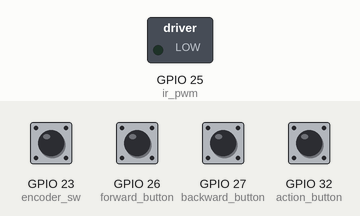
A program run on a simulated ESP32 board running MicroPython. On the bench: switched loads named in the program (green lamp = pin HIGH). Dashed ring = blinking. The test bench sets the inputs (shaded band); at power-on: GPIO 23 (encoder_sw), GPIO 26 (forward_button), GPIO 27 (backward_button), GPIO 32 (action_button) HIGH. What the program prints to the serial console is not drawn.

Above: at 0.96 s.
1.3 s: GPIO 26 (forward_button) pulled LOW for 0.15 s
4.3 s: GPIO 27 (backward_button) pulled LOW for 0.15 s
7.3 s: GPIO 32 (action_button) pulled LOW for 0.15 s
Timing chart, 0 to 14.4 s (numbered marks = the images above; inputs shaded):
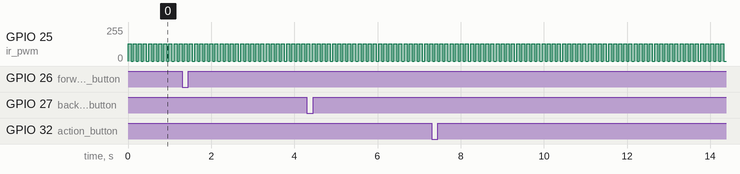

The program:

button_encoder_remote.py
```python
"""
ESP32 Button + Rotary Encoder IR Transmitter
=============================================

Hardware:
    ESP-WROOM-32 development board
    Forward button  (momentary push button)
    Backward button (momentary push button)
    Action button   (momentary push button - spare, "just in case")
    Rotary encoder (KY-040 style: CLK + DT, quadrature)
    38 kHz IR transmitter module

Wiring:
    Forward button  -> ESP32 GPIO 26, other leg -> GND
    Backward button -> ESP32 GPIO 27, other leg -> GND
    Action button   -> ESP32 GPIO 32, other leg -> GND

    Encoder CLK -> ESP32 GPIO 18
    Encoder DT  -> ESP32 GPIO 19
    Encoder SW  -> ESP32 GPIO 23
    Encoder GND -> ESP32 GND
    Encoder +   -> ESP32 3V3

    IR module GND -> ESP32 GND
    IR module VCC -> ESP32 3V3
    IR module SIG -> ESP32 GPIO 25

Buttons use the ESP32's internal pull-up resistor, so:

    Not pressed -> pin reads 1
    Pressed     -> pin reads 0 (button connects the pin to GND)

Steering model:
    Forward/backward are simple on/off, like a button.
    Steering is continuous: turning the knob adds or subtracts from a
    "steering" value on every detent (click) of the encoder. That value
    is meant to become either a servo angle or a left/right wheel speed
    differential once a receiver exists - this transmitter just reports
    the number, it doesn't decide what it means.

    A rotary encoder only reports movement, not absolute position, so
    steering can drift off-center over many turns with no way back
    except manually counter-turning. Pressing the encoder's SW button
    snaps steering back to STEERING_CENTER.

Because steering is now a value instead of a single command, the IR
frame carries two fields instead of one - see SECTION 9.

This program is intentionally kept in one file for teaching.

Later, its sections could be separated into:

    config.py      Pin numbers and adjustable settings
    commands.py    Command definitions
    buttons.py     Button reading
    encoder.py     Rotary encoder reading
    ir_tx.py       Infrared transmission
    main.py        Main control loop

For now, keeping everything together makes the execution flow easier
to see and reduces the number of files students must mentally track.
"""

# =====================================================================
# SECTION 1: IMPORTS
# =====================================================================

from machine import Pin, PWM
from time import sleep_ms, sleep_us, ticks_diff, ticks_ms

# =====================================================================
# SECTION 2: PIN ASSIGNMENTS
#
# Possible future file:
#     config.py
#
# GPIO numbers correspond directly to the labels printed on the ESP32.
# =====================================================================

FORWARD_BUTTON_PIN = 26
BACKWARD_BUTTON_PIN = 27
ACTION_BUTTON_PIN = 32

ENCODER_CLK_PIN = 18
ENCODER_DT_PIN = 19
ENCODER_SW_PIN = 23

IR_TRANSMITTER_PIN = 25


# =====================================================================
# SECTION 3: COMMAND DEFINITIONS
#
# Possible future file:
#     commands.py
#
# There is no LEFT/RIGHT/diagonal command anymore - steering is a
# continuous value sent alongside the movement command instead.
# =====================================================================

STOP = 0
FORWARD = 1
BACKWARD = 2
ACTION_BUTTON = 3

COMMAND_NAMES = {
    STOP: "STOP",
    FORWARD: "FORWARD",
    BACKWARD: "BACKWARD",
    ACTION_BUTTON: "ACTION_BUTTON",
}


# =====================================================================
# SECTION 4: ADJUSTABLE SETTINGS
#
# Possible future file:
#     config.py
# =====================================================================

# Steering is sent as a single byte (0-255) so it fits the same
# byte + inverted-byte framing already used for the movement command.
#
# 128 means "centered / straight ahead."

STEERING_MIN = 0
STEERING_MAX = 255
STEERING_CENTER = 128

# How much the steering value changes per encoder detent (click).

STEERING_STEP = 8

# Ignore encoder interrupts that fire faster than this. Mechanical
# encoders are prone to contact bounce, which can otherwise register
# one physical click as several steps.

ENCODER_DEBOUNCE_MS = 2


# How frequently the current command is retransmitted.
#
# Repeating commands helps recover from an occasional missed IR frame.

SEND_INTERVAL_MS = 120


# Small delay in the main loop.
#
# Buttons are cheap to read (no ADC settling time like a joystick), so
# this can be short. Encoder turns are handled separately by an
# interrupt, not by this loop, so they aren't affected by this delay.

LOOP_DELAY_MS = 50


# Standard infrared remote-control carrier frequency.

IR_FREQUENCY_HZ = 38_000


# PWM duty cycle while the IR carrier is active.
#
# 32768 is approximately 50% of the full 16-bit duty range.

IR_DUTY_ON = 32768
IR_DUTY_OFF = 0


# =====================================================================
# SECTION 5: HARDWARE INITIALIZATION
#
# Possible future file:
#     hardware.py
# =====================================================================

forward_button = Pin(FORWARD_BUTTON_PIN, Pin.IN, Pin.PULL_UP)
backward_button = Pin(BACKWARD_BUTTON_PIN, Pin.IN, Pin.PULL_UP)
action_button = Pin(ACTION_BUTTON_PIN, Pin.IN, Pin.PULL_UP)

encoder_clk = Pin(ENCODER_CLK_PIN, Pin.IN, Pin.PULL_UP)
encoder_dt = Pin(ENCODER_DT_PIN, Pin.IN, Pin.PULL_UP)
encoder_sw = Pin(ENCODER_SW_PIN, Pin.IN, Pin.PULL_UP)


# PWM creates the 38 kHz infrared carrier.
#
# The carrier begins disabled because duty_u16 is initially zero.

ir_pwm = PWM(
    Pin(IR_TRANSMITTER_PIN),
    freq=IR_FREQUENCY_HZ,
    duty_u16=IR_DUTY_OFF,
)


# =====================================================================
# SECTION 6: BUTTON READING
#
# Possible future file:
#     buttons.py
# =====================================================================


def is_pressed(pin):
    """
    Return True when a button's pin reads LOW (pressed).
    """

    return pin.value() == 0


# =====================================================================
# SECTION 7: ROTARY ENCODER READING
#
# Possible future file:
#     encoder.py
#
# Encoder turns are handled with an interrupt rather than polling in
# the main loop, because a quick flick of the knob can produce pulses
# faster than a 50ms polling loop would reliably catch.
#
# How direction is determined:
#     CLK and DT are two switches, slightly out of phase with each
#     other. When CLK transitions, comparing it to DT's current value
#     tells us which direction the knob turned:
#
#         DT != CLK  ->  one direction
#         DT == CLK  ->  the other direction
# =====================================================================

steering = STEERING_CENTER
_last_encoder_event_ms = 0


def _handle_encoder_turn(pin):
    """
    Interrupt handler: adjust `steering` by one step in the direction
    the encoder was turned, clamped to STEERING_MIN..STEERING_MAX.
    """

    global steering, _last_encoder_event_ms

    now = ticks_ms()

    if ticks_diff(now, _last_encoder_event_ms) < ENCODER_DEBOUNCE_MS:
        return

    _last_encoder_event_ms = now

    if encoder_dt.value() != encoder_clk.value():
        steering = min(STEERING_MAX, steering + STEERING_STEP)
    else:
        steering = max(STEERING_MIN, steering - STEERING_STEP)


encoder_clk.irq(
    trigger=Pin.IRQ_FALLING,
    handler=_handle_encoder_turn,
)


def recenter_steering():
    """
    Reset `steering` back to STEERING_CENTER.

    Called when the encoder's SW button is pressed, since an
    incremental encoder has no way to report "straight ahead" on its
    own.
    """

    global steering

    steering = STEERING_CENTER


# =====================================================================
# SECTION 8: INFRARED CARRIER CONTROL AND BIT ENCODING
#
# Possible future file:
#     ir_tx.py
#
# Terminology:
#
#     mark  = transmit the 38 kHz infrared carrier
#     space = stop transmitting the carrier
#
# This uses pulse-distance encoding:
#
#     Binary 0:
#         short mark + short space
#
#     Binary 1:
#         short mark + long space
# =====================================================================


def ir_mark(duration_us):
    """
    Transmit the 38 kHz carrier for a specified number of microseconds.
    """

    ir_pwm.duty_u16(IR_DUTY_ON)
    sleep_us(duration_us)
    ir_pwm.duty_u16(IR_DUTY_OFF)


def ir_space(duration_us):
    """
    Leave the infrared carrier off for a specified number of microseconds.
    """

    ir_pwm.duty_u16(IR_DUTY_OFF)

    if duration_us > 0:
        sleep_us(duration_us)


def send_ir_bit(bit_value):
    """
    Send one binary bit through the IR transmitter.

    Args:
        bit_value: 0 or 1
    """

    # Every bit begins with the same 560 microsecond mark.

    ir_mark(560)

    if bit_value == 0:
        ir_space(560)
    else:
        ir_space(1690)


def send_ir_byte(value):
    """
    Send one 8-bit value, least-significant bit first.

    Args:
        value: Integer from 0 through 255
    """

    for bit_position in range(8):
        bit_value = (value >> bit_position) & 1
        send_ir_bit(bit_value)


def send_ir_field(value):
    """
    Send one byte plus its inverted copy, for error detection.

    The receiver can verify:

        value + inverted_value == 255
    """

    send_ir_byte(value)
    send_ir_byte(value ^ 255)


# =====================================================================
# SECTION 9: COMPLETE FRAME TRANSMISSION
#
# Possible future file:
#     ir_tx.py
#
# Frame format:
#
#     Header
#     Movement field   (byte + inverted byte)
#     Steering field    (byte + inverted byte)
#     Ending mark
#
# Movement and steering are sent as two separate self-checked fields
# in the same frame, rather than packed into one byte, so each can be
# validated independently on the receiving end.
# =====================================================================


def send_ir_command(movement, steering_value):
    """
    Transmit one movement command and the current steering value.

    Args:
        movement: One of the movement command constants (0-255)
        steering_value: Current steering byte (0-255)
    """

    # Start/header pattern tells the receiver that a new frame is coming.

    ir_mark(9000)
    ir_space(4500)

    send_ir_field(movement)
    send_ir_field(steering_value)

    print(f"Sending: movement:{movement}, steering:{steering_value}")

    # Final mark completes the transmission.

    ir_mark(560)
    ir_space(0)


# =====================================================================
# SECTION 10: DEBUG OUTPUT
#
# Possible future file:
#     utils.py
# =====================================================================


def print_command(movement, steering_value, forward, backward, action, sw):
    """
    Print readable controller information to the serial console.
    """

    movement_name = COMMAND_NAMES.get(movement, "UNKNOWN")

    print(
        "F={} B={} A={} SW={}  movement={}  {}  steering={:3d} ({:+d})".format(
            int(forward),
            int(backward),
            int(action),
            int(sw),
            movement,
            movement_name,
            steering_value,
            steering_value - STEERING_CENTER,
        )
    )


# =====================================================================
# SECTION 11: MAIN PROGRAM
#
# This section should remain in:
#     main.py
#
# Ideally, it reads like an outline:
#
#     1. Read inputs
#     2. Decide on a command
#     3. Send the command
#     4. Repeat
# =====================================================================


def main():
    """
    Run the button + rotary encoder IR transmitter.
    """

    previous_movement = None
    previous_steering = None
    last_send_time = ticks_ms()

    print("Controller ready.")
    print("Hold forward/backward to drive. Turn the knob to steer.")
    print()

    while True:
        # -------------------------------------------------------------
        # Step 1: Read the button hardware.
        #
        # (Turning the encoder updates `steering` on its own via
        # interrupt - there's nothing to read for that here. Pressing
        # it, however, is a plain button read like the others.)
        # -------------------------------------------------------------

        forward = is_pressed(forward_button)
        backward = is_pressed(backward_button)
        action = is_pressed(action_button)
        sw = is_pressed(encoder_sw)

        if sw:
            recenter_steering()

        # -------------------------------------------------------------
        # Step 2: Convert the input into a movement command.
        #
        # The action button takes priority over driving.
        # Holding both forward and backward cancels out to STOP rather
        # than picking one arbitrarily.
        # -------------------------------------------------------------

        if action:
            current_movement = ACTION_BUTTON
        elif forward and backward:
            current_movement = STOP
        elif forward:
            current_movement = FORWARD
        elif backward:
            current_movement = BACKWARD
        else:
            current_movement = STOP

        current_steering = steering

        # -------------------------------------------------------------
        # Step 3: Decide whether the command should be transmitted.
        #
        # Send when:
        #
        #     The movement command changed
        #
        # or:
        #
        #     The steering value changed
        #
        # or:
        #
        #     Enough time has passed since the previous transmission
        #
        # Periodic repetition helps if one IR frame is missed.
        # -------------------------------------------------------------

        current_time = ticks_ms()

        state_changed = (
            current_movement != previous_movement
            or current_steering != previous_steering
        )

        repeat_due = ticks_diff(current_time, last_send_time) >= SEND_INTERVAL_MS

        if state_changed or repeat_due:
            send_ir_command(current_movement, current_steering)

            print_command(
                current_movement,
                current_steering,
                forward,
                backward,
                action,
                sw,
            )

            previous_movement = current_movement
            previous_steering = current_steering
            last_send_time = current_time

        # -------------------------------------------------------------
        # Step 4: Pause briefly and repeat.
        # -------------------------------------------------------------

        sleep_ms(LOOP_DELAY_MS)


# =====================================================================
# SECTION 12: PROGRAM ENTRY POINT
#
# This pattern makes the program's starting point explicit.
# =====================================================================

try:
    main()

except KeyboardInterrupt:
    # Ctrl-C from the MicroPython REPL stops the program cleanly.

    print()
    print("Controller stopped.")

finally:
    # Make absolutely sure the IR transmitter is disabled when the
    # program exits or encounters an error.

    ir_pwm.duty_u16(IR_DUTY_OFF)
```

Measured:
- by itself, GPIO 25 (ir_pwm): alternates 128/255 for 0.07 s and 0/255 for 0.05 s
